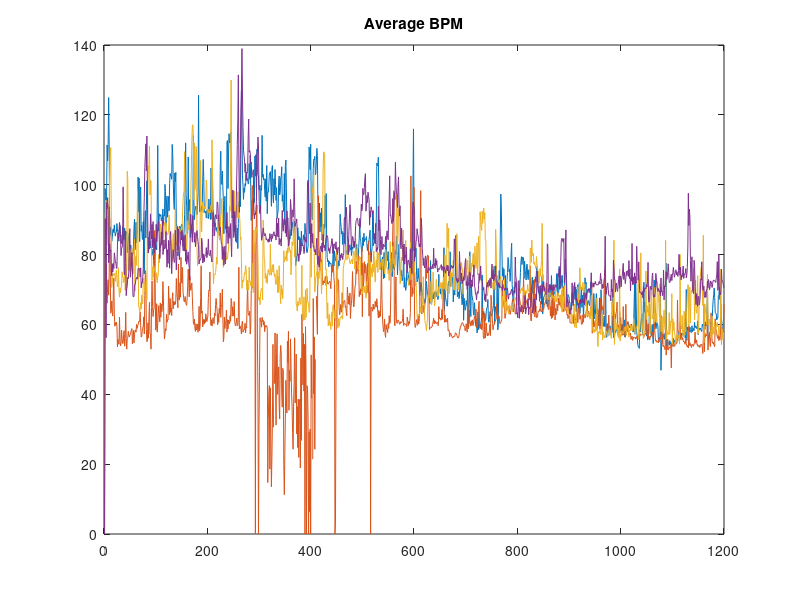
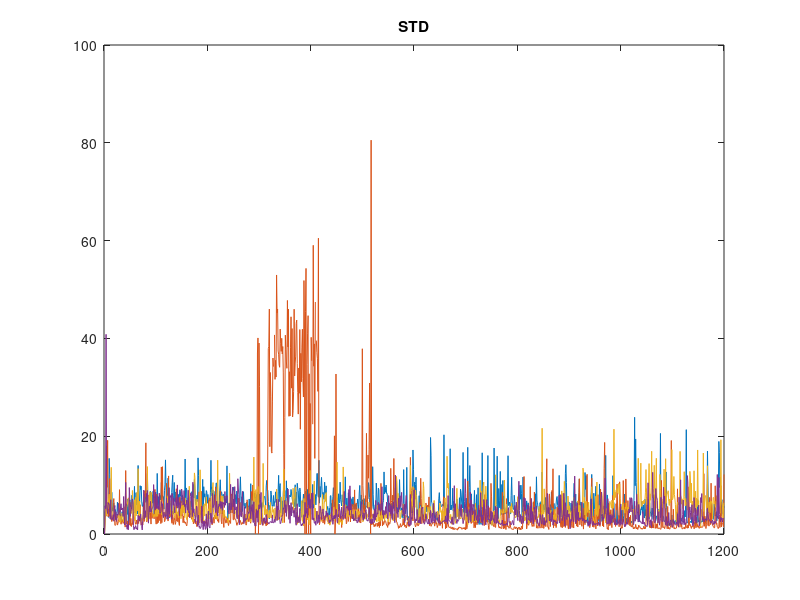

Here is the MATLAB script that generated these plots, in order:
clear
load("all_long.mat")
close all; clf

limit = 1200;
figure(1)
plot(ave1(1:limit));hold on; plot(ave2(1:limit)),plot(ave3(1:limit));plot(ave4(1:limit))
title("Average BPM")
figure(2)
plot(std1(1:limit));hold on; plot(std2(1:limit)),plot(std3(1:limit));plot(std4(1:limit))
title("STD")